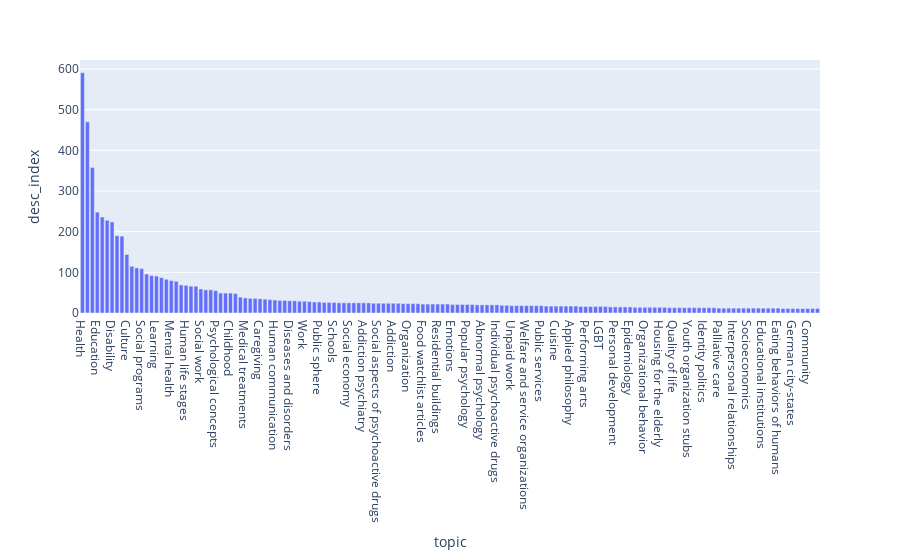

This figure's notebook cell:
### Code cell
import plotly.express as px

pt = tscore_f.groupby("topic").desc_index.count().reset_index()
pt = pt.sort_values(by="desc_index", ascending=False)

t = px.bar(pt.query("desc_index >10"), x="topic", y="desc_index")
t.show()

### Figure 1 — Plotly figure (JSON) as saved in the notebook; plotly's stock layout.template omitted (floating-point values rounded to 4 significant figures; data arrays with more than 128 entries replaced by an {"elided": "..."} marker saying what was removed)
{"data": [{"alignmentgroup": "True", "hovertemplate": "topic=%{x}<br>desc_index=%{y}<extra></extra>", "legendgroup": "", "marker": {"color": "#636efa", "pattern": {"shape": ""}}, "name": "", "offsetgroup": "", "orientation": "v", "showlegend": false, "textposition": "auto", "type": "bar", "x": {"elided": "150 str values"}, "xaxis": "x", "y": {"elided": "150 int values"}, "yaxis": "y"}], "layout": {"autosize": true, "barmode": "relative", "legend": {"tracegroupgap": 0}, "margin": {"t": 60}, "xaxis": {"anchor": "y", "autorange": true, "domain": [0, 1], "range": [-0.5, 149.5], "title": {"text": "topic"}, "type": "category"}, "yaxis": {"anchor": "x", "autorange": true, "domain": [0, 1], "range": [0, 622.1], "title": {"text": "desc_index"}, "type": "linear"}}}
